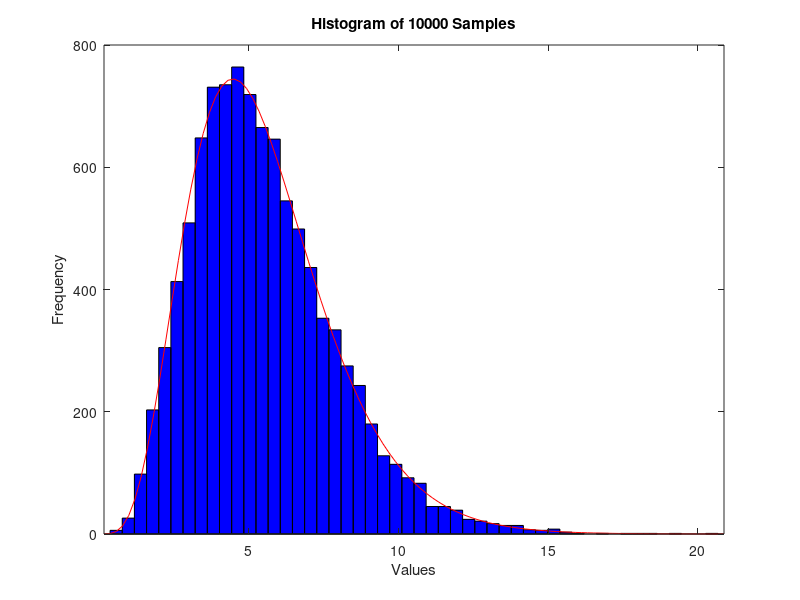

The MATLAB source for this figure:
f = @(x) gampdf(x,5.5,1)/exppdf(x,5.5);
max_x = fminbnd(@(x) -f(x),0,100); % Find max(f(x)/g(x))
c = gampdf(max_x,5.5,1)/exppdf(max_x,5.5);

accept = 0; %Initialize accept, reject and c
reject = 0;

valid_outcomes = zeros(10000,1); %vector containing valid outcomes for all 1000 simulations
for k = 1:10000 %start of experiment
    flag = 1;
    while(flag) %if draw rejected
        
        y = exprnd(5.5,1,1); %draw a sample from auxiliary distribution
        u = rand(); %draw a random variable
        if(u >= (gampdf(y,5.5,1)/(c*exppdf(y,5.5)))) %If condition not satisfied
            reject = reject + 1; %increment reject
        else
            flag = 0;
        end
    end
    valid_outcomes(k) = y; %store the valid outcome
    accept =accept + 1; %update increment
end
efficiency = accept/(accept + reject); %calculate efficiency

disp('Accept-Reject efficiency'); %Display result
efficiency

%Display Histogram of outcomes
histfit(valid_outcomes,50,'gamma')
xlabel('Values')
ylabel('Frequency')
title('Histogram of 10000 Samples')